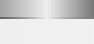
<?xml version="1.0" encoding="UTF-8"?>
<ui version="4.0">
 <class>versionlessItem</class>
 <widget class="QWidget" name="versionlessItem">
  <property name="geometry">
   <rect>
    <x>0</x>
    <y>0</y>
    <width>94</width>
    <height>44</height>
   </rect>
  </property>
  <property name="windowTitle">
   <string notr="true"/>
  </property>
  <property name="styleSheet">
   <string notr="true"/>
  </property>
  <layout class="QGridLayout" name="versionlessLayout">
   <property name="margin">
    <number>0</number>
   </property>
   <property name="spacing">
    <number>0</number>
   </property>
   <item row="0" column="1">
    <widget class="QLabel" name="sizeLabel">
     <property name="toolTip">
      <string notr="true"/>
     </property>
     <property name="styleSheet">
      <string notr="true">QLabel {
	background: qlineargradient(spread:pad, x1:0, y1:0, x2:1, y2:0, stop:0 rgba(255, 255, 255, 0), stop:1 rgba(64, 64, 64, 175));
    border-bottom: 2px solid qlineargradient(spread:pad, x1:0, y1:0, x2:1, y2:0, stop:0 rgba(255, 255, 255, 0), stop:1 rgba(128, 128, 128, 175));
	padding: 0px;
}</string>
     </property>
     <property name="alignment">
      <set>Qt::AlignRight|Qt::AlignTrailing|Qt::AlignVCenter</set>
     </property>
     <property name="margin">
      <number>2</number>
     </property>
    </widget>
   </item>
   <item row="0" column="0">
    <widget class="QLabel" name="fileNameLabel">
     <property name="styleSheet">
      <string notr="true">QLabel {
	background: qlineargradient(spread:pad, x1:0, y1:0, x2:1, y2:0, stop:0 rgba(128, 128, 128, 175), stop:1 rgba(64, 64,64, 0));
    border-bottom: 2px solid qlineargradient(spread:pad, x1:0, y1:0, x2:1, y2:0, stop:0 rgba(64, 64, 64, 175), stop:1 rgba(255, 255,255, 0));
	padding: 0px;
}</string>
     </property>
    </widget>
   </item>
   <item row="1" column="0" colspan="2">
    <widget class="QLabel" name="dateLabel">
     <property name="minimumSize">
      <size>
       <width>0</width>
       <height>25</height>
      </size>
     </property>
     <property name="accessibleDescription">
      <string notr="true"/>
     </property>
     <property name="styleSheet">
      <string notr="true">QLabel {
    border: 0px;
    background: qlineargradient(spread:pad, x1:0, y1:0, x2:1, y2:0, stop:0 rgba(0, 0, 0, 0), stop:1 rgba(255, 255, 255, 40));
	padding: 1px;
}</string>
     </property>
     <property name="alignment">
      <set>Qt::AlignRight|Qt::AlignTop|Qt::AlignTrailing</set>
     </property>
    </widget>
   </item>
  </layout>
 </widget>
 <resources/>
 <connections/>
</ui>
